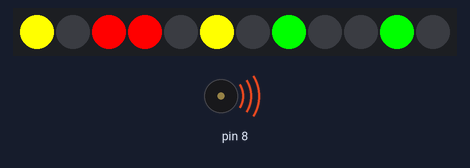
This sketch was run on a simulated Arduino Uno, built with avr-gcc and run on an emulated ATmega328P. Parts: 12 RGB LEDs in strip order, left to right, buzzer (waves = sounding).

Above: at 0.6 s.
At 4.71 s:
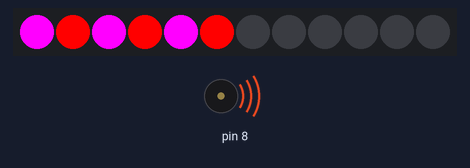
At 11.9 s:
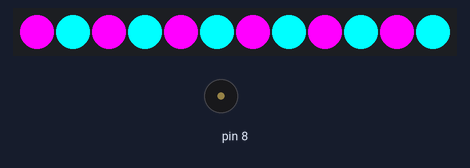
At 37.6 s:
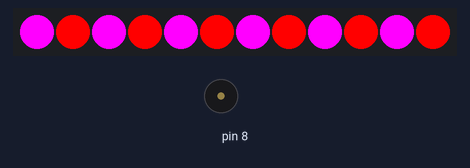
Timing chart, 0 to 40.0 s (numbered marks = the images above):
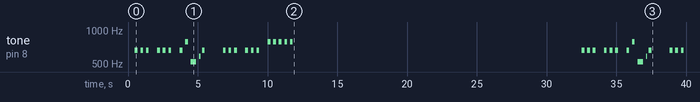

Measured:
- by itself, tone on pin 8: plays 659 Hz for 0.20 s, 659 Hz for 0.20 s, 659 Hz for 0.20 s, 659 Hz for 0.20 s, 659 Hz for 0.20 s, 659 Hz for 0.20 s … (36 notes in this stretch)
- what the display in image 1 shows lasts 0.6 s, from 4.5 s to 5.1 s
- what the display in image 2 shows lasts 20.9 s, from 11.6 s to 32.5 s

The sketch:

Jingle_bells.ino
```cpp
#include <Adafruit_NeoPixel.h>

int LEDPIN = 2;
int NUMPIXELS = 12;
Adafruit_NeoPixel pixels = Adafruit_NeoPixel(NUMPIXELS, LEDPIN, NEO_GRB + NEO_KHZ800);

void setup()
{
  pinMode(8, OUTPUT);
  pixels.begin();
}

void loop()
{
  digitalWrite(8,HIGH);
  delay(500);

  for (int i = 0; i < 2; ++i) {
    for (int j = 0; j < 3; ++j) {
      tone(8, 659, 200 ) ;
      pixels.setPixelColor(2, pixels.Color(255,0,0));
      pixels.setPixelColor(3, pixels.Color(255,0,0));
      pixels.setPixelColor(5, pixels.Color(255,255,0));
      pixels.setPixelColor(7, pixels.Color(0,255,0));
      pixels.setPixelColor(10, pixels.Color(0,255,0));
      pixels.setPixelColor(0, pixels.Color(255,255,0));
      pixels.show();
      delay(200);
      pixels.clear();
      pixels.show();
      noTone(8);

      delay(200);
    }

    delay(400);
  }
  tone(8, 659, 200);
  pixels.setPixelColor(0, pixels.Color(255,0,255));
  pixels.setPixelColor(1, pixels.Color(255,0,0));
  pixels.show();

  delay(400);
  tone(8, 784, 200);
  pixels.setPixelColor(0, pixels.Color(255,0,255));
  pixels.setPixelColor(1, pixels.Color(255,0,0));
  pixels.setPixelColor(2, pixels.Color(255,0,255));
  pixels.setPixelColor(3, pixels.Color(255,0,0));
  pixels.show();
  delay(400);
  tone(8, 523, 400);
  pixels.setPixelColor(0, pixels.Color(255,0,255));
  pixels.setPixelColor(1, pixels.Color(255,0,0));
  pixels.setPixelColor(2, pixels.Color(255,0,255));
  pixels.setPixelColor(3, pixels.Color(255,0,0));
  pixels.setPixelColor(4, pixels.Color(255,0,255));
  pixels.setPixelColor(5, pixels.Color(255,0,0));
  pixels.show();
  delay(600);
  tone(8, 587, 100);
  pixels.setPixelColor(0, pixels.Color(255,0,255));
  pixels.setPixelColor(1, pixels.Color(255,0,0));
  pixels.setPixelColor(2, pixels.Color(255,0,255));
  pixels.setPixelColor(3, pixels.Color(255,0,0));
  pixels.setPixelColor(4, pixels.Color(255,0,255));
  pixels.setPixelColor(5, pixels.Color(255,0,0));
  pixels.setPixelColor(6, pixels.Color(255,0,255));
  pixels.setPixelColor(7, pixels.Color(255,0,0));
  pixels.show();
  delay(200);
  tone(8, 659, 200);
  pixels.setPixelColor(0, pixels.Color(255,0,255));
  pixels.setPixelColor(1, pixels.Color(255,0,0));
  pixels.setPixelColor(2, pixels.Color(255,0,255));
  pixels.setPixelColor(3, pixels.Color(255,0,0));
  pixels.setPixelColor(4, pixels.Color(255,0,255));
  pixels.setPixelColor(5, pixels.Color(255,0,0));
  pixels.setPixelColor(6, pixels.Color(255,0,255));
  pixels.setPixelColor(7, pixels.Color(255,0,0));
  pixels.setPixelColor(8, pixels.Color(255,0,255));
  pixels.setPixelColor(9, pixels.Color(255,0,0));
  pixels.setPixelColor(10, pixels.Color(255,0,255));
  pixels.setPixelColor(11, pixels.Color(255,0,0));
  pixels.show();
  delay(750);
  pixels.clear();
  pixels.show();
  delay(750);
  for (int i = 0; i < 2; ++i) {
    for (int j = 0; j < 3; ++j) {
      tone(8, 659, 200);
      pixels.setPixelColor(2, pixels.Color(255,0,0));
      pixels.setPixelColor(3, pixels.Color(255,0,0));
      pixels.setPixelColor(5, pixels.Color(255,255,0));
      pixels.setPixelColor(7, pixels.Color(0,255,0));
      pixels.setPixelColor(10, pixels.Color(0,255,0));
      pixels.setPixelColor(0, pixels.Color(255,255,0));
      pixels.show();
      delay(200);
      noTone(8);
      pixels.clear();
      pixels.show();
      delay(200);
    }
    delay(400);
  }
  for (int i = 0; i < 4; ++i) {
    tone(8, 784, 200);
    pixels.setPixelColor(3*i,pixels.Color(255,0,0));
    pixels.setPixelColor(3*i+1,pixels.Color(0,255,0));
    pixels.setPixelColor(3*i+2,pixels.Color(0,0,255));
    pixels.show();
    delay(200);
    noTone(8);
    pixels.clear();
    pixels.show();
    delay(200);
  }
  tone(8, 784, 600);
  for(int i =0;i<6;i++){
    pixels.setPixelColor(2*i, pixels.Color(255,0,255));
    pixels.setPixelColor(2*i+1, pixels.Color(0,255,255));
  }
  pixels.show();
  delay(200);
  noTone(8);
  delay(200);
  delay(20000);
}
```
